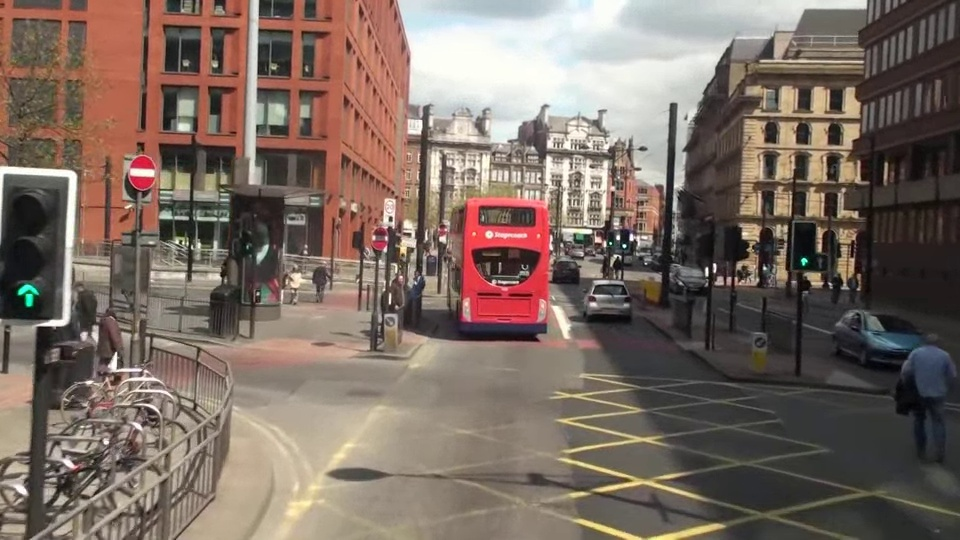
#> input picture chapter04_Local Feature/images/mot_color70.jpg, 960 x 540 px
$ python 01_SIFT.py
#> lines starting #> are read from the running program, lines starting #| are printed output that depends on the picture
import cv2 as cv  # OpenCV를 불러오는 이유 -> SIFT 생성, 특징점 검출, 특징점 시각화를 수행할 수 있음
import matplotlib.pyplot as plt  # matplotlib를 불러오는 이유 -> 원본 이미지와 결과 이미지를 나란히 출력할 수 있음
from pathlib import Path  # Path를 불러오는 이유 -> 실행 위치가 달라도 이미지 경로를 안정적으로 찾을 수 있음

img_path = Path("images/mot_color70.jpg")  # 기본 이미지 경로를 만드는 이유 -> 과제 이미지 mot_color70.jpg를 읽기 위함

img = cv.imread(str(img_path))  # 컬러 이미지를 읽는 이유 -> 원본 장면에서 SIFT 특징점을 검출하기 위함
#> img is the input picture: shape (540, 960, 3); mean B, G, R 98.4, 107.7, 123.2

gray = cv.cvtColor(img, cv.COLOR_BGR2GRAY)  # 그레이스케일로 변환하는 이유 -> SIFT가 밝기 정보를 기준으로 특징점을 검출하기 때문임
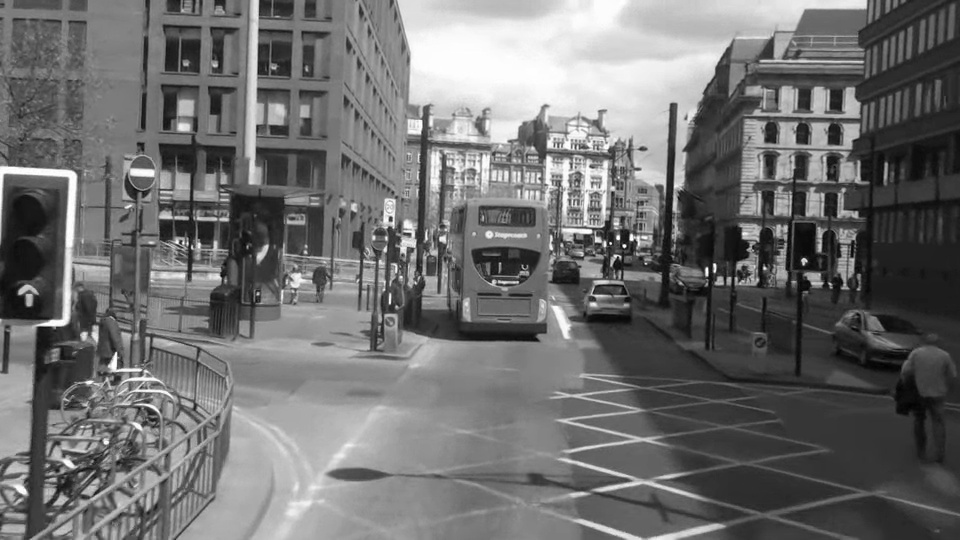
#> gray: shape (540, 960); min 1, max 255, mean 111.3

sift_default = cv.SIFT_create()  # 기본 SIFT 객체를 만드는 이유 -> 기준이 되는 기본 검출 결과를 확인할 수 있음
kp_default, des_default = sift_default.detectAndCompute(gray, None)  # 기본 설정으로 특징점과 기술자를 구하는 이유 -> 기본 SIFT 결과가 계산됨
#> kp_default = 4415 keypoints; strongest (x, y, size): (624, 246, 2.5), (618, 238, 3.1), (804, 261, 4.3), (707, 269, 2.6)

sift_tuned = cv.SIFT_create(nfeatures=250, contrastThreshold=0.03)  # 매개변수를 조정하는 이유 -> 특징점 개수를 제한하고 검출 결과를 비교할 수 있음
kp_tuned, des_tuned = sift_tuned.detectAndCompute(gray, None)  # 조정된 설정으로 특징점과 기술자를 구하는 이유 -> 더 정돈된 특징점 결과가 계산됨
#> kp_tuned = 253 keypoints; strongest (x, y, size): (624, 246, 2.5), (618, 238, 3.1), (804, 261, 4.3), (707, 269, 2.6)

img_default_kp = cv.drawKeypoints(img, kp_default, None, flags=cv.DRAW_MATCHES_FLAGS_DRAW_RICH_KEYPOINTS)  # 기본 특징점을 그리는 이유 -> 특징점의 위치, 크기, 방향이 시각화된 이미지가 생성됨
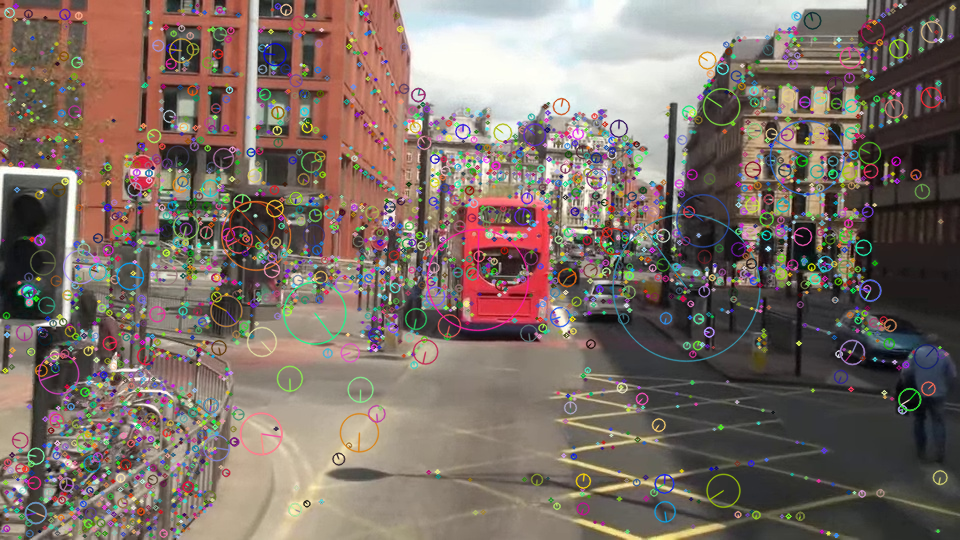
#> img_default_kp: shape (540, 960, 3); mean B, G, R 102.1, 110.2, 124.2
img_tuned_kp = cv.drawKeypoints(img, kp_tuned, None, flags=cv.DRAW_MATCHES_FLAGS_DRAW_RICH_KEYPOINTS)  # 조정된 특징점을 그리는 이유 -> 제한된 특징점의 위치, 크기, 방향이 시각화된 이미지가 생성됨

img_rgb = cv.cvtColor(img, cv.COLOR_BGR2RGB)  # 원본 이미지를 RGB로 바꾸는 이유 -> matplotlib에서 색이 올바르게 표시됨
img_default_kp_rgb = cv.cvtColor(img_default_kp, cv.COLOR_BGR2RGB)  # 기본 결과 이미지를 RGB로 바꾸는 이유 -> matplotlib에서 색이 정상적으로 보임
img_tuned_kp_rgb = cv.cvtColor(img_tuned_kp, cv.COLOR_BGR2RGB)  # 조정 결과 이미지를 RGB로 바꾸는 이유 -> matplotlib에서 색이 정상적으로 보임

plt.figure(figsize=(18, 6))  # 큰 출력 창을 만드는 이유 -> 원본과 두 결과를 한 화면에서 보기 좋게 표시할 수 있음

plt.subplot(1, 3, 1)  # 첫 번째 영역을 만드는 이유 -> 원본 이미지를 배치할 위치가 만들어짐
plt.imshow(img_rgb)  # 원본 이미지를 출력하는 이유 -> 특징점 검출 전 장면을 확인할 수 있음
plt.title("Original Image")  # 제목을 붙이는 이유 -> 어떤 이미지인지 바로 구분할 수 있음
plt.axis("off")  # 축을 숨기는 이유 -> 이미지 자체에 집중해서 볼 수 있음

plt.subplot(1, 3, 2)  # 두 번째 영역을 만드는 이유 -> 기본 SIFT 결과를 배치할 위치가 만들어짐
plt.imshow(img_default_kp_rgb)  # 기본 SIFT 결과를 출력하는 이유 -> 기본 설정으로 검출된 특징점을 확인할 수 있음
plt.title(f"Default SIFT ({len(kp_default)} keypoints)")  # 특징점 개수를 제목에 넣는 이유 -> 기본 결과의 검출량을 바로 비교할 수 있음
plt.axis("off")  # 축을 숨기는 이유 -> 특징점 시각화 결과가 더 잘 보이게 함

plt.subplot(1, 3, 3)  # 세 번째 영역을 만드는 이유 -> 조정된 SIFT 결과를 배치할 위치가 만들어짐
plt.imshow(img_tuned_kp_rgb)  # 조정된 SIFT 결과를 출력하는 이유 -> nfeatures를 제한한 검출 결과를 확인할 수 있음
plt.title(f"Tuned SIFT ({len(kp_tuned)} keypoints)")  # 특징점 개수를 제목에 넣는 이유 -> 조정 결과의 검출량을 바로 비교할 수 있음
plt.axis("off")  # 축을 숨기는 이유 -> 특징점 결과를 더 깔끔하게 볼 수 있음

plt.tight_layout()  # 여백을 자동 정리하는 이유 -> 제목과 이미지가 겹치지 않고 정돈되어 보임
plt.show()  # 최종 결과를 화면에 띄우는 이유 -> 원본과 두 SIFT 결과를 한 번에 확인할 수 있음
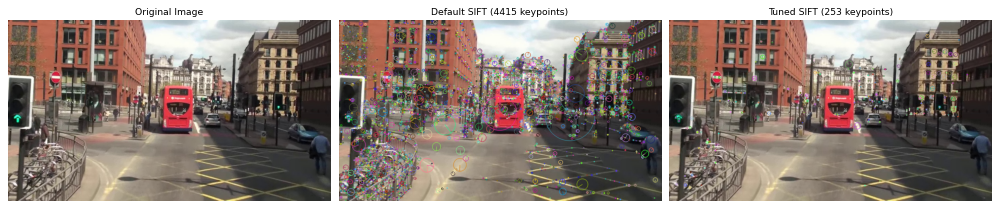
#> figure drawn by matplotlib, 3 panels

print(f"기본 SIFT 특징점 개수: {len(kp_default)}")  # 기본 특징점 수를 출력하는 이유 -> 텍스트로도 결과를 확인할 수 있음
#| 기본 SIFT 특징점 개수: 4415
print(f"조정 SIFT 특징점 개수: {len(kp_tuned)}")  # 조정 특징점 수를 출력하는 이유 -> 파라미터 변경 효과를 수치로 비교할 수 있음
#| 조정 SIFT 특징점 개수: 253

$ run again, with chapter04_Local Feature/images/mot_color83.jpg copied over chapter04_Local Feature/images/mot_color70.jpg
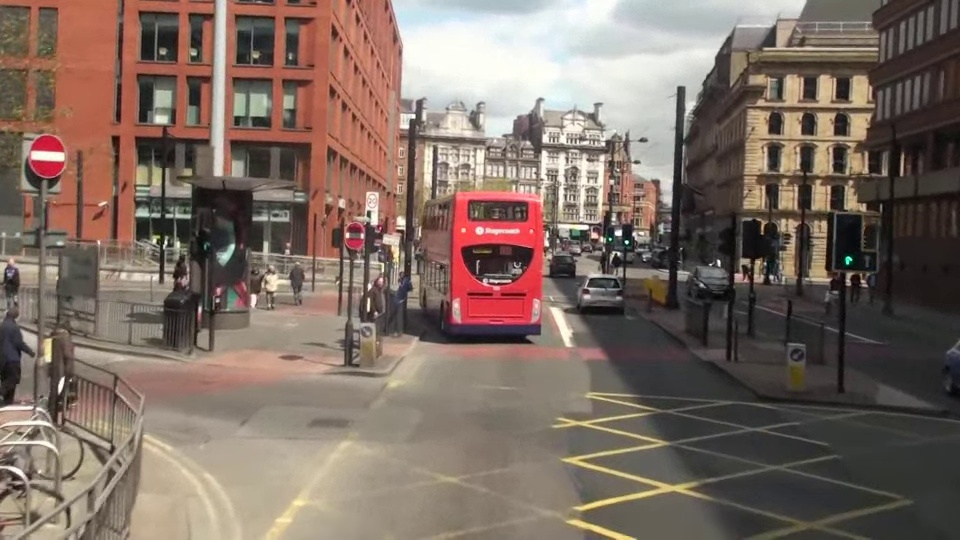
#> input picture chapter04_Local Feature/images/mot_color83.jpg, 960 x 540 px
#> img is the input picture: shape (540, 960, 3); mean B, G, R 99.1, 108.8, 125.8
#> `gray = cv.cvtColor(img, cv.COLOR_BGR2GRAY)`:
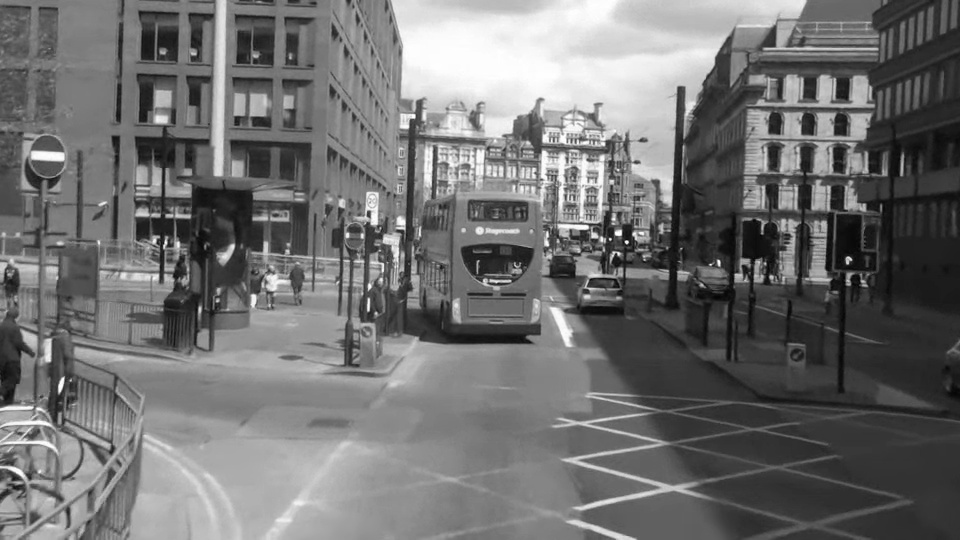
#> gray: shape (540, 960); min 1, max 255, mean 112.8
#> kp_default = 4096 keypoints; strongest (x, y, size): (627, 242, 2.5), (618, 233, 4.8), (610, 239, 1.9), (848, 260, 4.9)
#> kp_tuned = 250 keypoints; strongest (x, y, size): (627, 242, 2.5), (618, 233, 4.8), (610, 239, 1.9), (848, 260, 4.9)
#> `plt.show()`:
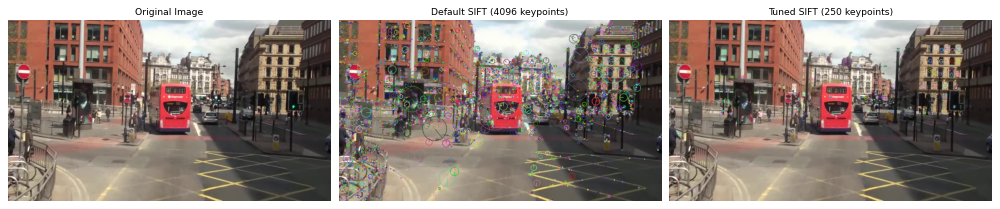
#> figure drawn by matplotlib, 3 panels
#| 기본 SIFT 특징점 개수: 4096
#| 조정 SIFT 특징점 개수: 250

$ run again, with chapter04_Local Feature/images/img1.jpg copied over chapter04_Local Feature/images/mot_color70.jpg
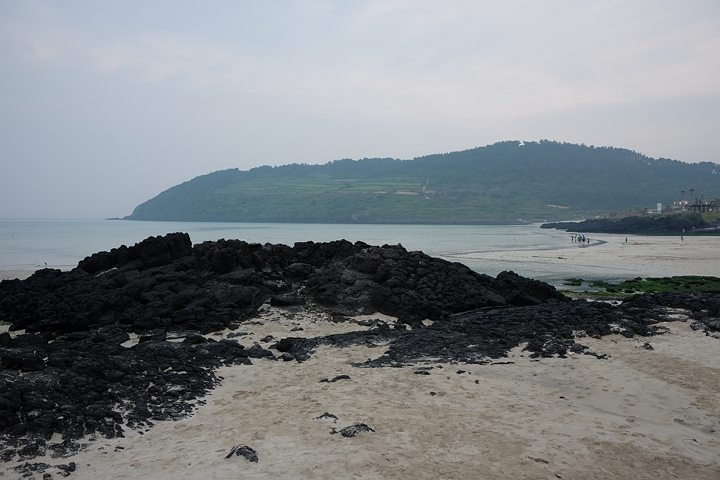
#> input picture chapter04_Local Feature/images/img1.jpg, 720 x 480 px
#> img is the input picture: shape (480, 720, 3); mean B, G, R 134.2, 130.6, 125.7
#> `gray = cv.cvtColor(img, cv.COLOR_BGR2GRAY)`:
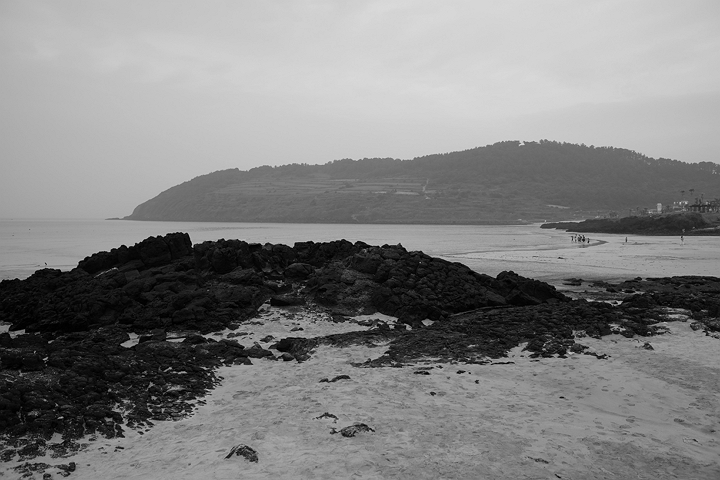
#> gray: shape (480, 720); min 0, max 219, mean 129.5
#> kp_default = 927 keypoints; strongest (x, y, size): (619, 303, 2.6), (427, 373, 2.2), (205, 368, 1.9), (440, 367, 2.1)
#> kp_tuned = 250 keypoints; strongest (x, y, size): (619, 303, 2.6), (427, 373, 2.2), (205, 368, 1.9), (440, 367, 2.1)
#> `plt.show()`:
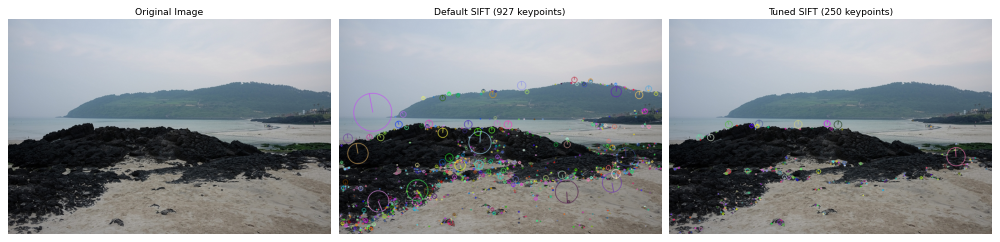
#> figure drawn by matplotlib, 3 panels
#| 기본 SIFT 특징점 개수: 927
#| 조정 SIFT 특징점 개수: 250

$ run again, with chapter04_Local Feature/images/img2.jpg copied over chapter04_Local Feature/images/mot_color70.jpg
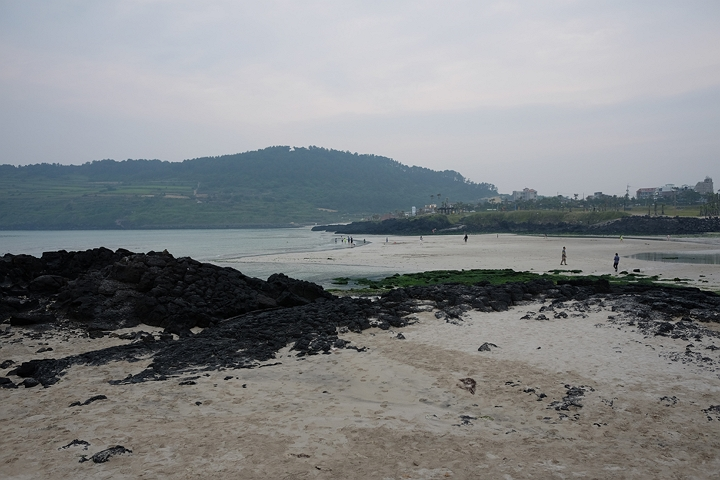
#> input picture chapter04_Local Feature/images/img2.jpg, 720 x 480 px
#> img is the input picture: shape (480, 720, 3); mean B, G, R 134.4, 132.3, 129.6
#> `gray = cv.cvtColor(img, cv.COLOR_BGR2GRAY)`:
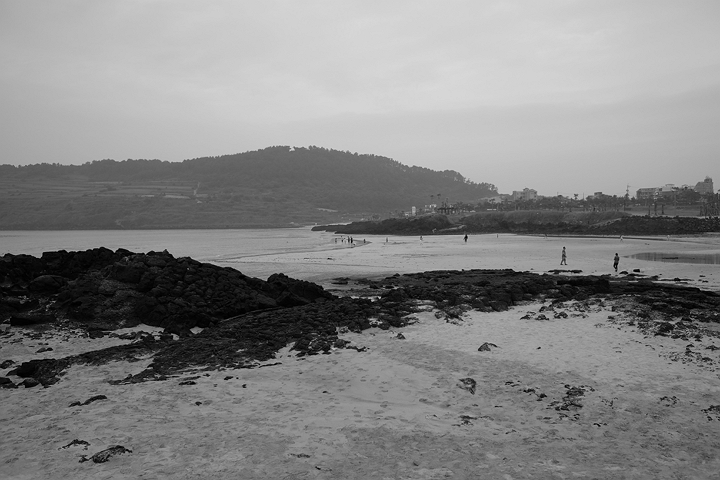
#> gray: shape (480, 720); min 0, max 218, mean 131.7
#> kp_default = 965 keypoints; strongest (x, y, size): (466, 237, 2), (638, 270, 2.3), (635, 270, 1.9), (244, 386, 2.5)
#> kp_tuned = 250 keypoints; strongest (x, y, size): (466, 237, 2), (638, 270, 2.3), (635, 270, 1.9), (244, 386, 2.5)
#> `plt.show()`:
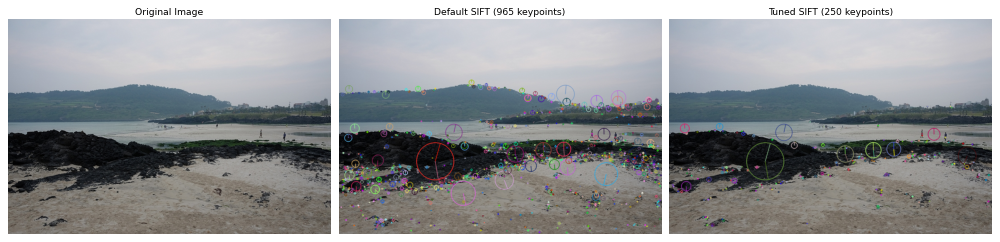
#> figure drawn by matplotlib, 3 panels
#| 기본 SIFT 특징점 개수: 965
#| 조정 SIFT 특징점 개수: 250
